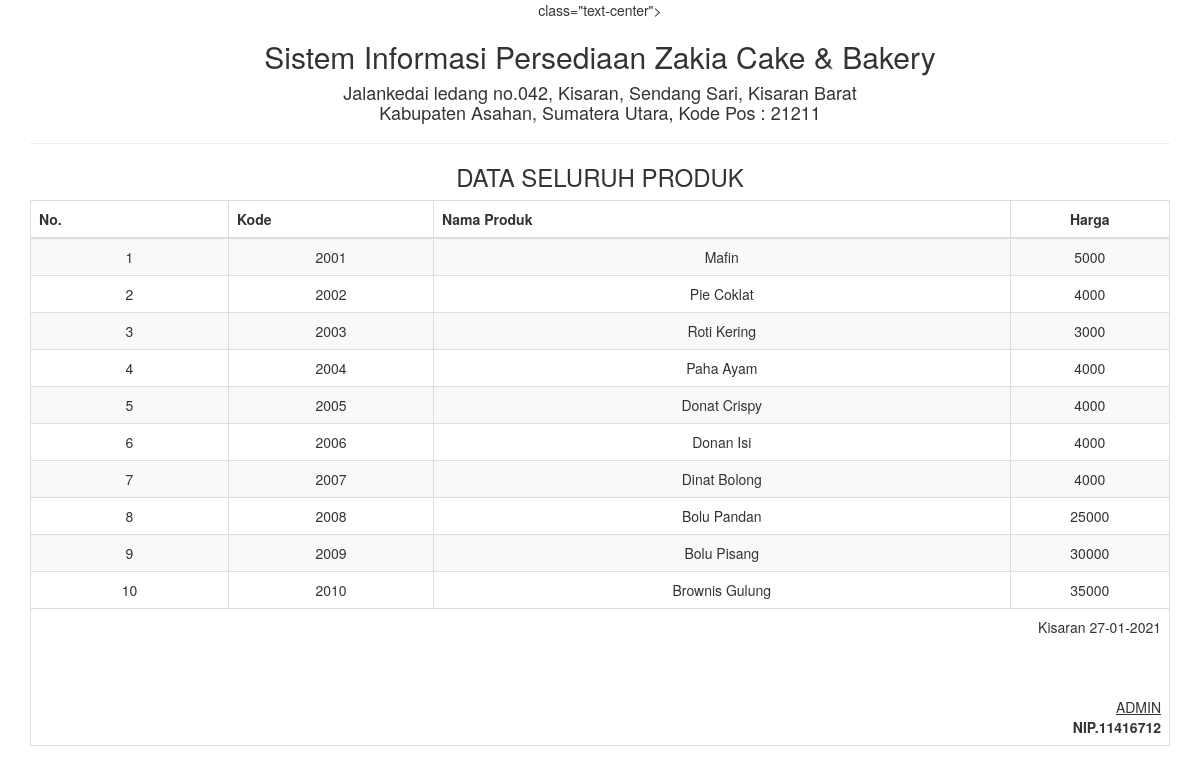
Screenshot of /report/produk_semua.php with the database file from the repository.
### tables this page shows
CREATE TABLE `tbl_produk` (
  `kode` int(4) NOT NULL,
  `nama_produk` varchar(30) NOT NULL,
  `harga` int(12) NOT NULL
);

### report/produk_semua.php (the view, shortened to what this page needs)
<!DOCTYPE html>
<html>
    <head>
        <link href="../Assets/css/bootstrap.min.css" rel="stylesheet" type="text/css"/>
    </head>
    <body onload="print()">
        <?php
        include '../config/koneksi.php';
        ?>
        <div class="container">
            <div class='row'>
                <div class="col-sm-12">
                    <div class="text-center">
                       class="text-center">
                        <h2>Sistem Informasi Persediaan Zakia Cake & Bakery </h2>
                        <h4>Jalankedai ledang no.042, Kisaran, Sendang Sari, Kisaran Barat<br>
                              Kabupaten Asahan, Sumatera Utara, Kode Pos : 21211</h4>
                        <hr>
                        <h3>DATA SELURUH PRODUK</h3>
                        <table class="table table-bordered table-striped table-hover">
                        <tbody>
                                <thead>
								<tr>
									<th>No.</th><th width="18%">Kode</th><th>Nama Produk</th><th width="14%"><center>Harga</center></th>
								</tr>
								</thead>
							<tbody>
                            <?php
                            $sql = "SELECT * FROM tbl_produk";
                            $query = mysqli_query($koneksi, $sql) or die("SQL Anda Salah");
                            $nomor = 0;
                            while ($data = mysqli_fetch_array($query)) {
                                $nomor++;
                                ?>
                                <tr>
                                    <td><?= $nomor ?></td>
									<td><?= $data['kode'] ?></td>
                                    <td><?= $data['nama_produk'] ?></td>
									<td><?= $data['harga'] ?></td>
                                </tr>
                            <?php } ?>
							</tbody>
                        </tbody>
                            <tfoot>
                                <tr>
                                    <td colspan="8" class="text-right">
                                         Kisaran  <?= date("d-m-Y") ?>
                                        <br><br><br><br>
                                        <u>ADMIN<strong></u><br>
                                        NIP.11416712
									</td>
								</tr>
							</tfoot>
                        </table>
                    </div>
                </div>
            </div>
    </body>
</html>

### rows the page displays
tbl_produk: kode "2001", nama_produk "Mafin", harga "5000"
tbl_produk: kode "2002", nama_produk "Pie Coklat", harga "4000"
tbl_produk: kode "2003", nama_produk "Roti Kering", harga "3000"
tbl_produk: kode "2004", nama_produk "Paha Ayam", harga "4000"
tbl_produk: kode "2005", nama_produk "Donat Crispy", harga "4000"
tbl_produk: kode "2006", nama_produk "Donan Isi", harga "4000"
tbl_produk: kode "2007", nama_produk "Dinat Bolong", harga "4000"
tbl_produk: kode "2008", nama_produk "Bolu Pandan", harga "25000"
tbl_produk: kode "2009", nama_produk "Bolu Pisang", harga "30000"
tbl_produk: kode "2010", nama_produk "Brownis Gulung", harga "35000"
